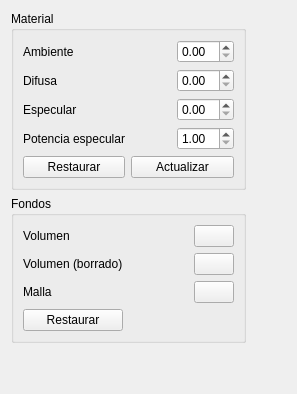
      <widget class="QWidget" name="tabProperties">
       <property name="layoutDirection">
        <enum>Qt::LeftToRight</enum>
       </property>
       <attribute name="title">
        <string>Propiedades</string>
       </attribute>
       <layout class="QGridLayout" name="gridLayout_83">
        <item row="0" column="0" colspan="2">
         <widget class="QGroupBox" name="materialProperties">
          <property name="title">
           <string>Material</string>
          </property>
          <layout class="QGridLayout" name="gridLayout_86">
           <item row="1" column="3">
            <widget class="QDoubleSpinBox" name="diffuseValue">
             <property name="maximum">
              <double>1.000000000000000</double>
             </property>
             <property name="singleStep">
              <double>0.100000000000000</double>
             </property>
             <property name="value">
              <double>0.000000000000000</double>
             </property>
            </widget>
           </item>
           <item row="2" column="1">
            <widget class="QLabel" name="specularLabel">
             <property name="text">
              <string>Especular</string>
             </property>
            </widget>
           </item>
           <item row="0" column="1">
            <widget class="QLabel" name="ambientLabel">
             <property name="text">
              <string>Ambiente</string>
             </property>
            </widget>
           </item>
           <item row="1" column="1">
            <widget class="QLabel" name="diffuseLabel">
             <property name="text">
              <string>Difusa</string>
             </property>
            </widget>
           </item>
           <item row="0" column="3">
            <widget class="QDoubleSpinBox" name="ambientValue">
             <property name="maximum">
              <double>1.000000000000000</double>
             </property>
             <property name="singleStep">
              <double>0.100000000000000</double>
             </property>
             <property name="value">
              <double>0.000000000000000</double>
             </property>
            </widget>
           </item>
           <item row="2" column="3">
            <widget class="QDoubleSpinBox" name="specularValue">
             <property name="maximum">
              <double>1.000000000000000</double>
             </property>
             <property name="singleStep">
              <double>0.100000000000000</double>
             </property>
             <property name="value">
              <double>0.000000000000000</double>
             </property>
            </widget>
           </item>
           <item row="3" column="3">
            <widget class="QDoubleSpinBox" name="powerValue">
             <property name="minimum">
              <double>1.000000000000000</double>
             </property>
             <property name="maximum">
              <double>50.000000000000000</double>
             </property>
             <property name="value">
              <double>1.000000000000000</double>
             </property>
            </widget>
           </item>
           <item row="3" column="1">
            <widget class="QLabel" name="powerLabel">
             <property name="text">
              <string>Potencia especular</string>
             </property>
            </widget>
           </item>
           <item row="0" column="2">
            <spacer name="horizontalSpacer_13">
             <property name="orientation">
              <enum>Qt::Horizontal</enum>
             </property>
             <property name="sizeHint" stdset="0">
              <size>
               <width>40</width>
               <height>20</height>
              </size>
             </property>
            </spacer>
           </item>
           <item row="3" column="2">
            <spacer name="horizontalSpacer_16">
             <property name="orientation">
              <enum>Qt::Horizontal</enum>
             </property>
             <property name="sizeHint" stdset="0">
              <size>
               <width>40</width>
               <height>20</height>
              </size>
             </property>
            </spacer>
           </item>
           <item row="1" column="2">
            <spacer name="horizontalSpacer_14">
             <property name="orientation">
              <enum>Qt::Horizontal</enum>
             </property>
             <property name="sizeHint" stdset="0">
              <size>
               <width>40</width>
               <height>20</height>
              </size>
             </property>
            </spacer>
           </item>
           <item row="2" column="2">
            <spacer name="horizontalSpacer_15">
             <property name="orientation">
              <enum>Qt::Horizontal</enum>
             </property>
             <property name="sizeHint" stdset="0">
              <size>
               <width>40</width>
               <height>20</height>
              </size>
             </property>
            </spacer>
           </item>
           <item row="5" column="1">
            <widget class="QPushButton" name="restoreMaterial">
             <property name="toolTip">
              <string>Restaurar material por defecto</string>
             </property>
             <property name="text">
              <string>Restaurar</string>
             </property>
            </widget>
           </item>
           <item row="5" column="2" colspan="2">
            <widget class="QPushButton" name="updateProperties">
             <property name="toolTip">
              <string>Actualizar material</string>
             </property>
             <property name="text">
              <string>Actualizar</string>
             </property>
            </widget>
           </item>
          </layout>
          <zorder>ambientLabel</zorder>
          <zorder>ambientValue</zorder>
          <zorder>diffuseLabel</zorder>
          <zorder>diffuseValue</zorder>
          <zorder>specularLabel</zorder>
          <zorder>specularValue</zorder>
          <zorder>powerLabel</zorder>
          <zorder>powerValue</zorder>
          <zorder>horizontalSpacer_13</zorder>
          <zorder>horizontalSpacer_14</zorder>
          <zorder>horizontalSpacer_15</zorder>
          <zorder>horizontalSpacer_16</zorder>
          <zorder>updateProperties</zorder>
          <zorder>restoreMaterial</zorder>
         </widget>
        </item>
        <item row="4" column="0">
         <spacer name="verticalSpacer">
          <property name="orientation">
           <enum>Qt::Vertical</enum>
          </property>
          <property name="sizeHint" stdset="0">
           <size>
            <width>20</width>
            <height>40</height>
           </size>
          </property>
         </spacer>
        </item>
        <item row="1" column="0" colspan="2">
         <widget class="QGroupBox" name="groupBox_2">
          <property name="title">
           <string>Fondos</string>
          </property>
          <layout class="QGridLayout" name="gridLayout_4">
           <item row="3" column="0">
            <widget class="QLabel" name="meshBackgroundLabel">
             <property name="text">
              <string>Malla</string>
             </property>
            </widget>
           </item>
           <item row="3" column="2">
            <widget class="QPushButton" name="meshBackground">
             <property name="toolTip">
              <string>Color de fondo malla</string>
             </property>
             <property name="text">
              <string/>
             </property>
            </widget>
           </item>
           <item row="2" column="2">
            <widget class="QPushButton" name="volumeDeletingBackground">
             <property name="toolTip">
              <string>Color de fondo borrado</string>
             </property>
             <property name="text">
              <string/>
             </property>
            </widget>
           </item>
           <item row="0" column="0">
            <widget class="QLabel" name="volumeBackgroundLabel">
             <property name="text">
              <string>Volumen</string>
             </property>
            </widget>
           </item>
           <item row="4" column="0">
            <widget class="QPushButton" name="restoreBackgrounds">
             <property name="toolTip">
              <string>Restaurar colores de fondo por defecto</string>
             </property>
             <property name="text">
              <string>Restaurar</string>
             </property>
            </widget>
           </item>
           <item row="0" column="2">
            <widget class="QPushButton" name="volumeBackground">
             <property name="minimumSize">
              <size>
               <width>0</width>
               <height>0</height>
              </size>
             </property>
             <property name="toolTip">
              <string>Color de fondo volumen</string>
             </property>
             <property name="autoFillBackground">
              <bool>true</bool>
             </property>
             <property name="text">
              <string/>
             </property>
            </widget>
           </item>
           <item row="2" column="0">
            <widget class="QLabel" name="volumeDeletingBackgroundLabel">
             <property name="text">
              <string>Volumen (borrado)</string>
             </property>
            </widget>
           </item>
           <item row="0" column="1">
            <spacer name="horizontalSpacer_17">
             <property name="orientation">
              <enum>Qt::Horizontal</enum>
             </property>
             <property name="sizeHint" stdset="0">
              <size>
               <width>40</width>
               <height>20</height>
              </size>
             </property>
            </spacer>
           </item>
           <item row="2" column="1">
            <spacer name="horizontalSpacer_18">
             <property name="orientation">
              <enum>Qt::Horizontal</enum>
             </property>
             <property name="sizeHint" stdset="0">
              <size>
               <width>40</width>
               <height>20</height>
              </size>
             </property>
            </spacer>
           </item>
           <item row="3" column="1">
            <spacer name="horizontalSpacer_19">
             <property name="orientation">
              <enum>Qt::Horizontal</enum>
             </property>
             <property name="sizeHint" stdset="0">
              <size>
               <width>40</width>
               <height>20</height>
              </size>
             </property>
            </spacer>
           </item>
          </layout>
         </widget>
        </item>
        <item row="0" column="2">
         <spacer name="horizontalSpacer_4">
          <property name="orientation">
           <enum>Qt::Horizontal</enum>
          </property>
          <property name="sizeHint" stdset="0">
           <size>
            <width>40</width>
            <height>20</height>
           </size>
          </property>
         </spacer>
        </item>
        <item row="1" column="2">
         <spacer name="horizontalSpacer_3">
          <property name="orientation">
           <enum>Qt::Horizontal</enum>
          </property>
          <property name="sizeHint" stdset="0">
           <size>
            <width>40</width>
            <height>20</height>
           </size>
          </property>
         </spacer>
        </item>
       </layout>
      </widget>
